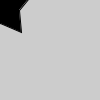
Frame 1 (no input)
Frame 60 (the mouse pressed at the canvas centre just before this capture): identical to frame 1, image omitted
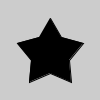
Frame 120 (the mouse held since frame 60 and released just before this capture)

The Processing sketch that drew these frames (run headless with seeded random() and noise(); from frame 60 on, the mouse is pressed at the canvas centre):

// Processing sketch: _24
// ── _24.pde
int[][] points = { {50, 18}, {61, 37}, {83, 43}, {69, 60},
                   {71, 82}, {50, 73}, {29, 82}, {31, 60},
                   {17, 43}, {39, 37} };

void setup() {
  size(100, 100);
  fill(0);
  smooth();
}

void draw() {
  background(204);
  translate(mouseX - 50, mouseY - 50);
  beginShape();
  for (int i = 0; i < points.length; i++) {
    vertex(points[i][0], points[i][1]);
  }
  endShape();
}
